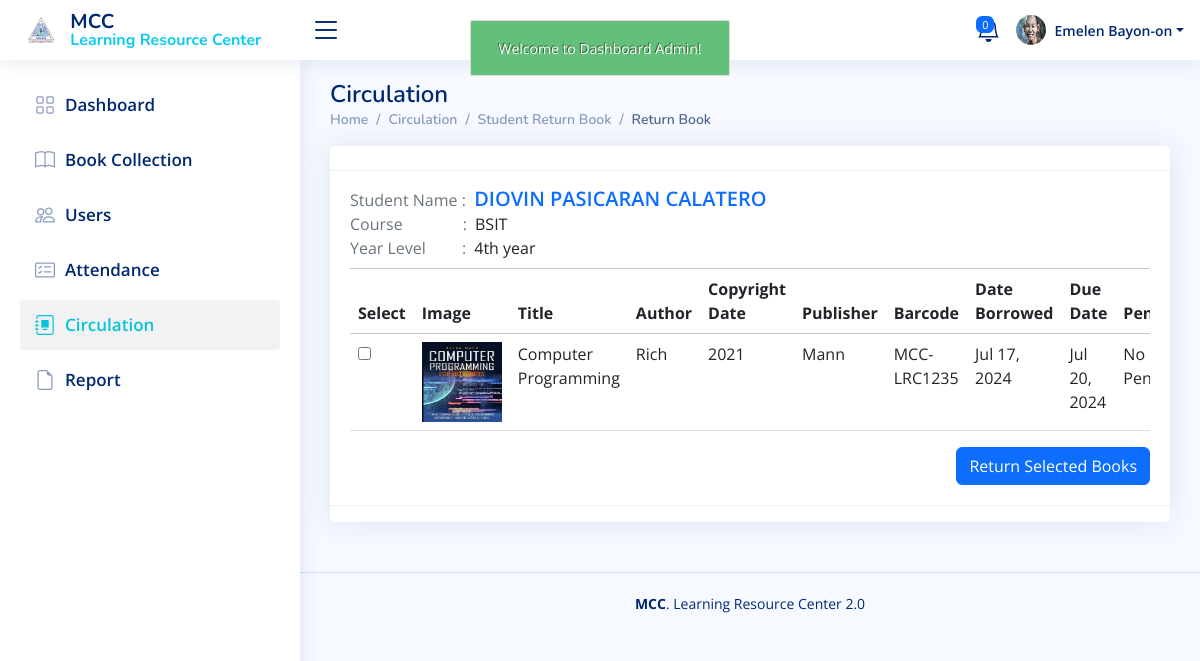
Before: /admin/circulation_returning.php?student_id=2021-1055 (signed in) with the older database file.
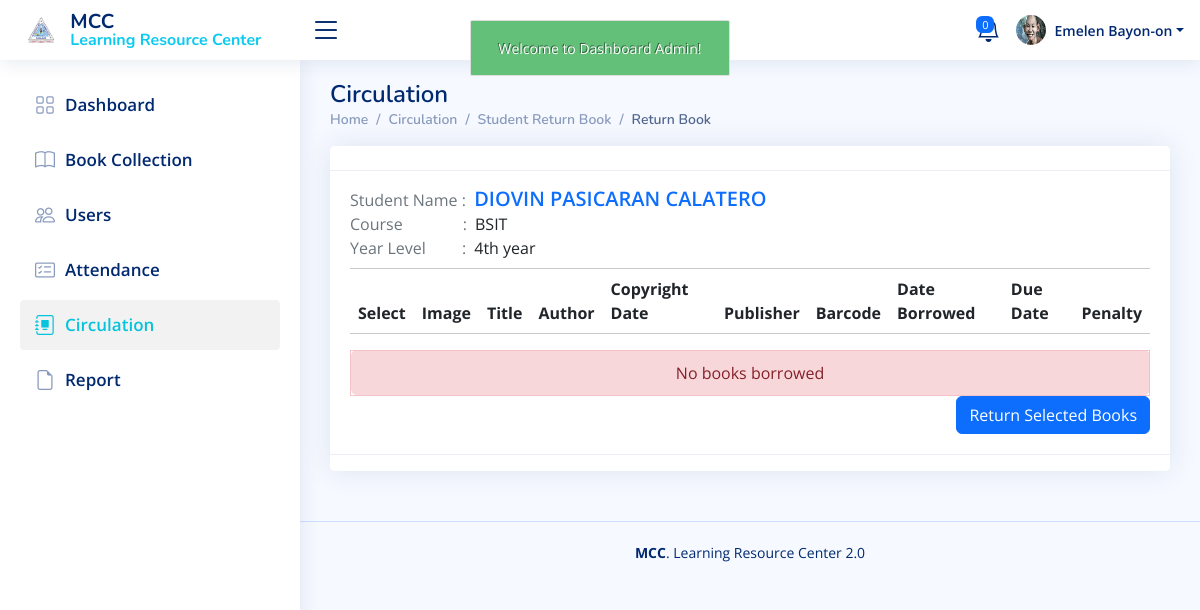
After: the same page with the newer database file.
### tables this page shows
CREATE TABLE `borrow_book` (
  `borrow_book_id` int(11) NOT NULL,
  `user_id` int(11) NOT NULL,
  `faculty_id` int(11) NOT NULL,
  `book_id` int(11) NOT NULL,
  `date_borrowed` datetime NOT NULL,
  `due_date` datetime NOT NULL,
  `date_returned` datetime NOT NULL,
  `borrowed_status` varchar(100) NOT NULL,
  `book_penalty` varchar(100) NOT NULL,
  `accession_number` varchar(255) NOT NULL
);

CREATE TABLE `book` (
  `book_id` int(11) NOT NULL,
  `call_number` varchar(50) NOT NULL,
  `accession_number` varchar(50) NOT NULL,
  `title` varchar(150) NOT NULL,
  `category_id` int(11) NOT NULL,
  `author` varchar(50) NOT NULL,
  `copyright_date` varchar(20) NOT NULL,
  `publisher` varchar(50) NOT NULL,
  `place_publication` varchar(50) NOT NULL,
  `isbn` varchar(50) NOT NULL,
  `barcode` varchar(50) NOT NULL,
  `book_image` varchar(100) NOT NULL,
  `date_added` datetime NOT NULL,
  `status` varchar(50) NOT NULL
);

### admin/circulation_returning.php (the view, shortened to what the changed rows need)
<?php
include('authentication.php');
include('includes/header.php');
$student_id = $_GET['student_id'];
$user_query = "SELECT * FROM user WHERE student_id_no = ?";
$user_stmt = $con->prepare($user_query);
$user_stmt->bind_param("s", $student_id);
$user_stmt->execute();
$user_result = $user_stmt->get_result();
$user_row = $user_result->fetch_assoc();
?>
<main id="main" class="main">
    <div class="pagetitle">
        <h1>Circulation</h1>
    </div>
    <section class="section">
        <div class="row">
            <div class="col-lg-12">
                <div class="card">
                    <div class="card-body">
                        <div class="table-responsive">
                                <table class="table">
                                    <thead class="border-top border-dark border-opacity-25">
                                        <tr>
                                            <th>Select</th>
                                            <th>Image</th>
                                            <th>Title</th>
                                            <th>Author</th>
                                            <th>Copyright Date</th>
                                            <th>Publisher</th>
                                            <th>Barcode</th>
                                            <th>Date Borrowed</th>
                                            <th>Due Date</th>
                                            <th>Penalty</th>
                                        </tr>
                                    </thead>
                                    <tbody>
                                        <?php
                                        $borrow_query = "SELECT * FROM borrow_book LEFT JOIN book ON borrow_book.book_id = book.book_id WHERE user_id = ? AND borrowed_status = 'borrowed' ORDER BY borrow_book_id DESC";
                                        $borrow_stmt = $con->prepare($borrow_query);
                                        $borrow_stmt->bind_param("i", $user_row['user_id']);
                                        $borrow_stmt->execute();
                                        $borrow_result = $borrow_stmt->get_result();
                                        $borrow_count = $borrow_result->num_rows;
                                        while ($borrow_row = $borrow_result->fetch_assoc()) {
                                            $due_date = $borrow_row['due_date'];
                                            $date_returned = date("Y-m-d");
                                            $adjusted_due_date = strtotime($due_date);
                                            $due_date = date("Y-m-d", $adjusted_due_date);
                                            $penalty = 0;
                                            if ($date_returned > $due_date) {
                                                $current_date = strtotime($due_date);
                                                $end_date = strtotime($date_returned);
                                                while ($current_date < $end_date) {
                                                    $current_date = strtotime("+1 day", $current_date);
                                                    if (date('N', $current_date) != 7) {
                                                        $penalty += 5;
                                                    }
                                                }
                                            } else {
                                                $penalty = 'No Penalty';
                                            }
                                        ?>
                                        <tr>
                                            <td>
                                                <input type="checkbox" name="selected_books[]" value="<?php echo $borrow_row['borrow_book_id']; ?>">
                                            </td>
                                            <td>
                                                <center>
                                                    <?php if ($borrow_row['book_image'] != ""): ?>
                                                    <img src="../uploads/books_img/<?php echo $borrow_row['book_image']; ?>" alt="" width="80px" height="80px">
                                                    <?php else: ?>
                                                    <img src="../uploads/books_img/book_image.jpg" alt="" width="80px" height="80px">
                                                    <?php endif; ?>
                                                </center>
                                            </td>
                                            <td><?php echo $borrow_row['title']; ?></td>
                                            <td style="text-transform: capitalize"><?php echo $borrow_row['author']; ?></td>
                                            <td style="text-transform: capitalize"><?php echo $borrow_row['copyright_date']; ?></td>
                                            <td><?php echo $borrow_row['publisher']; ?></td>
                                            <td><?php echo $borrow_row['barcode']; ?></td>
                                            <td><?php echo date("M d, Y ", strtotime($borrow_row['date_borrowed'])); ?></td>
                                            <td><?php echo date('M d, Y ', strtotime($borrow_row['due_date'])); ?></td>
                                            <td><?php echo $penalty; ?></td>
                                        </tr>
                                        <?php
                                        }
                                        if ($borrow_count <= 0) {
                                            echo '
                                                <table style="width:100%;">
                                                    <tr>
                                                        <td style="padding:10px;" class="alert alert-danger text-center">No books borrowed</td>
                                                    </tr>
                                                </table>
                                            ';
                                        }
                                        ?>
                                    </tbody>
                                </table>
                        </div>
                    </div>
                </div>
            </div>
        </div>
    </section>
</main>

Changed rows visible on the page:
removed borrow_book: book.book_image (picture), book.title "Computer Programming", book.author "Rich", book.copyright_date "2021", book.publisher "Mann", book.barcode "MCC-LRC1235", date_borrowed "Jul 17, 2024", due_date "Jul 20, 2024", due_date "No…"
Other visible differences:
text now shown: "No books borrowed"
